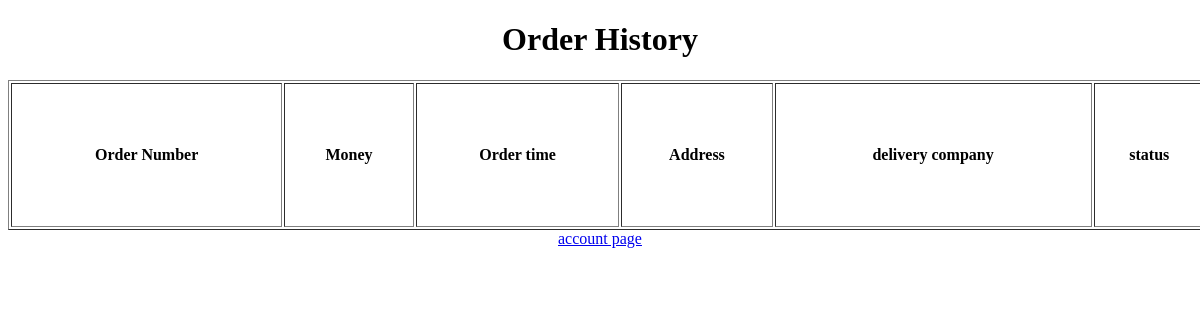
The page /viewOrder/ (signed in) on the database as committed earlier.
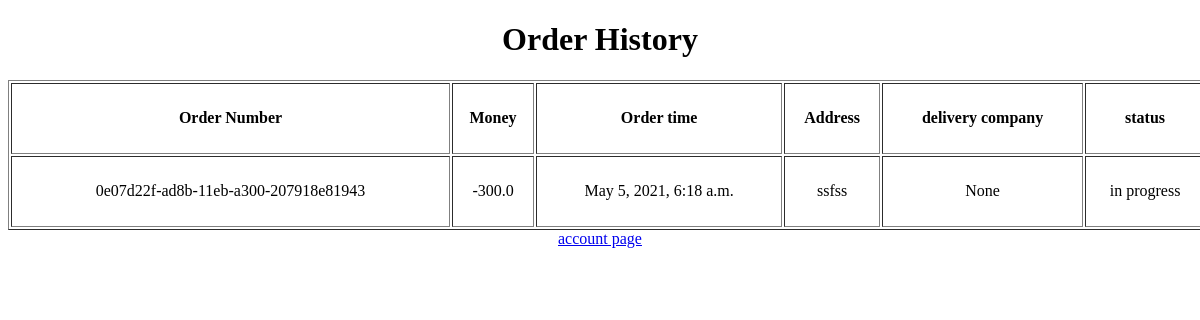
The same page on the database as committed later.
### onlineComputerStore/models.py (models this page shows)
class Order(models.Model):
    customer = models.ForeignKey(Customer, on_delete=models.CASCADE, null=True, default=None)
    item = models.ForeignKey(Item, on_delete=models.DO_NOTHING, null=True, default=None)
    transaction = models.OneToOneField(Transaction, on_delete=models.CASCADE, null=True, default=None)
    order_number = models.UUIDField(editable=False, default=uuid.uuid1())  # a unique uniformed id for each order
    status = models.CharField(max_length=20, default="in progress")  # need a clerk to check the order
    address = models.CharField(max_length=50, null=True, default=None)
    delivery_company = models.ForeignKey(DeliveryCompany, on_delete=models.CASCADE, null=True, default=None)

class Transaction(models.Model):
    transaction_number = models.UUIDField(default=uuid.uuid1, editable=False)
    customer = models.ForeignKey(Customer, on_delete=models.CASCADE, default="")
    amount = models.FloatField(default=0)
    time = models.DateTimeField(auto_now_add=True)

### onlineComputerStore/views.py (the view)
# urls.py: path('viewOrder/', views.viewOrder),
def viewOrder(request):
    data = Order.objects.filter(customer_id=request.user.id)
    return render(request, 'viewOrder.html', context={'data': data})

### onlineComputerStore/templates/viewOrder.html (shortened to what this page needs)
<!DOCTYPE html>
<html lang="en">
<head>
</head>
<body>
 <h1 style="text-align: center"> Order History</h1>
    <table align="center" border="1" width="1200" height="150">
        <tr>
            <th>Order Number</th>
            <th>Money</th>
            <th>Order time</th>
            <th>Address</th>
            <th>delivery company</th>
            <th>status</th>
        </tr>
        {% for data in data  %}
        <tr align="center">
            <td>{{ data.order_number }}</td>
            <td> {{ data.transaction.amount }} </td>
            <td>{{ data.transaction.time }}</td>
            <td>{{ data.address }}</td>
            <td>{{ data.delivery_company }}</td>
            <td>{{ data.status }}</td>
        </tr>
        {% endfor %}
    </table>
 <a  style="display: block; text-align: center;" href="/account">account page</a>
</body>
</html>

Rows that differ between the two databases and show on the page:
added Order: order_number "0e07d22f-ad8b-11eb-a300-207918e81943", transaction.amount "-300.0", transaction.time "May 5, 2021, 6:18 a.m.", address "ssfss", delivery_company "None", status "in progress"
